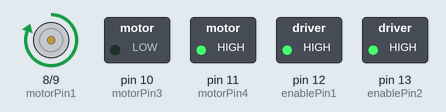
Bench run of a sketch on a simulated Arduino Uno, built with avr-gcc and run on an emulated ATmega328P. On the bench: motor-driver pin pairs drawn as motors (green arrow = first pin HIGH = forward, orange = second pin HIGH = backward, longer = more drive), switched loads named in the sketch (green lamp = pin HIGH).

Above: at 2.0 s.
At 4.5 s:
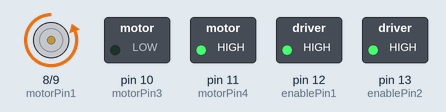
Timing chart, 0 to 5.8 s (numbered marks = the images above):
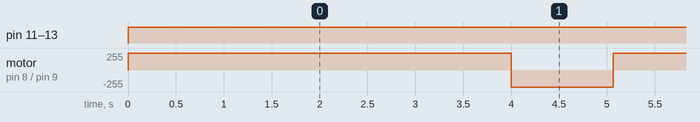

Measured:
- by itself, pin 11 (motorPin4), pin 12 (enablePin1), pin 13 (enablePin2): LOW → HIGH at 0.00 s
- by itself, motor on pin 8 (motorPin1) / pin 9 (motorPin2): alternates forward 255/255 for 4.0 s and backward 255/255 for 1.1 s

The sketch:

1b_rectangle_anticlockwise.ino
```cpp
#define motorPin1 8      // Motor driver input 1
#define motorPin2 9      // Motor driver input 2
#define motorPin3 10     // Motor driver input 3
#define motorPin4 11     // Motor driver input 4
#define enablePin1 12    // Enable pin for motor 1
#define enablePin2 13    // Enable pin for motor 2

#define turnDuration 1065  // Duration for turning
#define forwardDuration 4000  // Duration for going straight

void setup()
{
  // Initialize motor pins
  pinMode(enablePin1, OUTPUT);
  pinMode(enablePin2, OUTPUT);
  pinMode(motorPin1, OUTPUT);
  pinMode(motorPin2, OUTPUT);
  pinMode(motorPin3, OUTPUT);
  pinMode(motorPin4, OUTPUT);
}

void loop()
{
  digitalWrite(enablePin1, HIGH);
  digitalWrite(enablePin2, HIGH);

  moveForward();
  delay(forwardDuration);
  turnLeft();
  delay(turnDuration);
}

void moveForward() {
  // Set motor direction for forward motion
  digitalWrite(motorPin1, HIGH);
  digitalWrite(motorPin2, LOW);
  digitalWrite(motorPin3, LOW);
  digitalWrite(motorPin4, HIGH);
}

void turnLeft() {
  // Set motor direction for right turn
  digitalWrite(motorPin1, LOW);
  digitalWrite(motorPin2, HIGH);
  digitalWrite(motorPin3, LOW);
  digitalWrite(motorPin4, HIGH);
}
```
